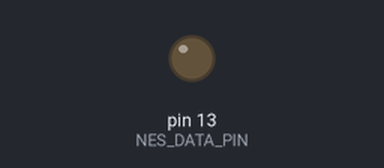
The sketch below on a simulated Arduino Nano, built with avr-gcc and run on an emulated ATmega328P. On the bench: output pins drawn as LEDs (lit = HIGH).

Above: at 1.0 s.
At 7.0 s:
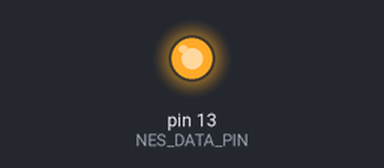
Timing chart, 0 to 9.2 s (numbered marks = the images above):
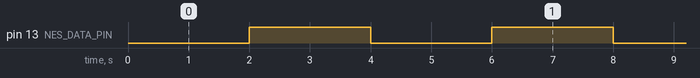

Measured:
- by itself, pin 13 (NES_DATA_PIN): alternates HIGH for 2.0 s and LOW for 2.0 s

The sketch:

NanoNesDataToggleD13.ino
```cpp
#include <Arduino.h>

/*
  NanoNesDataToggleD13
  --------------------
  Test electrique du fil NES D0 -> Nano D13.

  Le Nano force D13 LOW/HIGH toutes les 2 secondes.
  La LED integree suit le meme etat, car elle est aussi sur D13.
*/

static const uint8_t NES_DATA_PIN = 13;
static const unsigned long TOGGLE_MS = 2000;

bool dataHigh = false;
unsigned long lastToggleMs = 0;

void writeData() {
  digitalWrite(NES_DATA_PIN, dataHigh ? HIGH : LOW);
}

void setup() {
  pinMode(NES_DATA_PIN, OUTPUT);
  dataHigh = false;
  lastToggleMs = millis();
  writeData();
}

void loop() {
  if ((unsigned long)(millis() - lastToggleMs) >= TOGGLE_MS) {
    lastToggleMs = millis();
    dataHigh = !dataHigh;
    writeData();
  }
}
```
